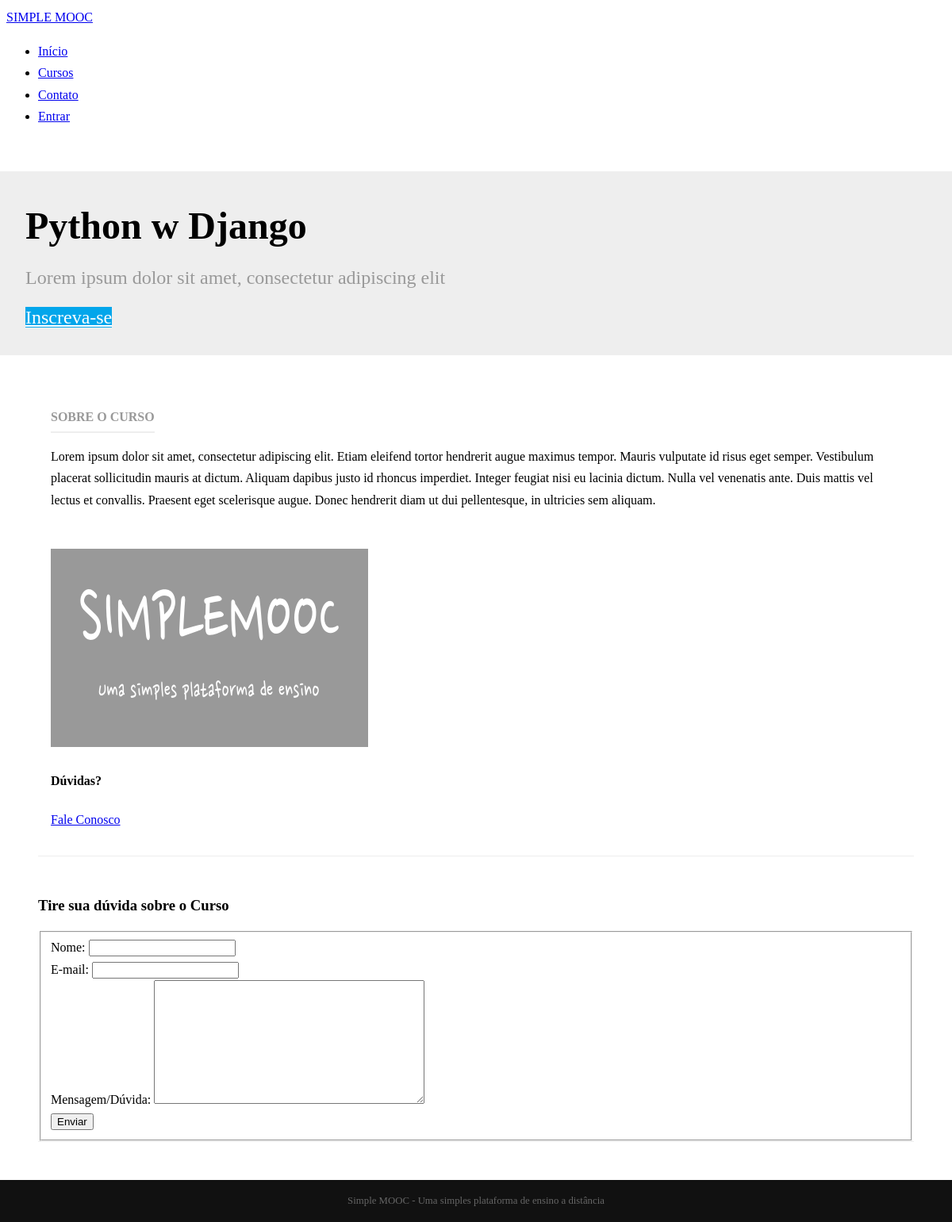
Page /cursos/python-w-django/ on the committed database.
### simplemooc/courses/models.py (models this page shows, shortened)
class Course(models.Model):
	name = models.CharField('Nome', max_length=100)
	slug = models.SlugField('Atalho')
	description = models.TextField('Descrição Simples', blank=True)
	about = models.TextField('Sobre o Curso', blank=True)
	start_date = models.DateField(
		'Data de Início', null=True, blank=True
	)
	image = models.ImageField(
		upload_to='courses/images', verbose_name='Imagem',
		blank=True, null=True
	)
	created_at = models.DateTimeField(
		'Criado em', auto_now_add=True
	)
	updated_at = models.DateTimeField(
		'Atualizado em', auto_now=True
	)
	objects = CourseManager()
	def __str__(self):
		return self.name
	class Meta:
		verbose_name = 'Curso'
		verbose_name_plural = 'Cursos'
		ordering = ['name']

### simplemooc/courses/views.py (the view)
# urls.py: url(r'^(?P<slug>[\w_-]+)/$', 'details', name='details'),
def details(request, slug):
	course = get_object_or_404(Course, slug=slug)
	context = {}
	if request.method == 'POST':
		form = ContactCourse(request.POST)
		if form.is_valid():
			context['is_valid'] = True
			form = ContactCourse()
	else:
		form = ContactCourse()
	context['form'] = form
	context['course'] = course
	template_name = 'courses/details.html'
	return render(request, template_name, context)

### simplemooc/courses/forms.py (shortened to what this page needs)
class ContactCourse(forms.Form):
	name = forms.CharField(label='Nome', max_length=100)
	email = forms.EmailField(label='E-mail')
	message = forms.CharField(
		label='Mensagem/Dúvida', widget=forms.Textarea
	)

### simplemooc/courses/templates/courses/details.html (shortened to what this page needs)
{% extends "base.html" %}
{% load static %}
{% block content %}
<div class="splash">
    <div class="pure-g-r">
        <div class="pure-u-1">
            <div class="l-box splash-text">
                <h1 class="splash-head">
                    {{ course }}
                </h1>
                <h2 class="splash-subhead">
                    {{ course.description }}
                </h2>
                <p>
                    <a href="#" class="pure-button primary-button">Inscreva-se</a>
                </p>
            </div>
        </div>
    </div>
</div>
<div class="pure-g-r content-ribbon">
    <div class="pure-u-2-3">
        <div class="l-box">
            <h4 class="content-subhead">Sobre o Curso</h4>
            {{ course.about|linebreaks }}
        </div>
    </div>
    <div class="pure-u-1-3">
        <div class="l-box">
            {% if course.image %}
            <img src="{{ course.image.url }}" alt="" />
            {% else %}
            <img src="{% static 'img/course-image.png' %}" alt="" />
            {% endif %}
            <h4>Dúvidas?</h4>
            <p>
                <a href="#contato" title="" class="pure-button">Fale Conosco</a>
            </p>
        </div>
    </div>
</div>
<div class="pure-g-r content-ribbon" id="contato">
    <div class="pure-u-1">
        <h3>Tire sua dúvida sobre o Curso</h3>
        <form action="#contato" class="pure-form pure-form-aligned" method="post">
            <fieldset>
                {% for field in form %}
                <div class="pure-control-group">
                    {{ field.label_tag }}
                    {{ field }}
                </div>
                {% endfor %}
                <div class="pure-controls">
                    <button type="submit" class="pure-button pure-button-primary">Enviar</button>
                </div>
            </fieldset>
        </form>
    </div>
</div>
{% endblock %}

### simplemooc/core/static/css/styles.css (style rules this page uses)
* { -webkit-box-sizing: border-box; -moz-box-sizing: border-box; box-sizing: border-box; }
body { margin: 0 auto; line-height: 1.7em; }
.l-box { padding: 1em; }
body .primary-button { background: #02a6eb; color: #fff; }
.splash { margin: 0 auto; padding: 1.5em 1em 0; background: #eee; }
.splash .splash-head { font-size: 300%; margin: 0em 0; line-height: 1.2em; }
.splash .splash-subhead { color: #999; font-weight: 300; line-height: 1.4em; }
.splash .primary-button { font-size: 150%; }
.content .content-subhead { color: #999; padding-bottom: 0.3em; text-transform: uppercase; margin: 0; border-bottom: 2px solid #eee; display: inline-block; }
.content .content-ribbon { margin: 3em; border-bottom: 1px solid #eee; }

### rows in the picture
Course: name "Python w Django", description "Lorem ipsum dolor sit amet, consectetur adipiscing elit", about "Lorem ipsum dolor sit amet, consectetur adipiscing elit. Etiam eleifend tortor hendrerit augue maximus tempor. Mauris vulputate id risus eget semper. Vestibulum placerat sollicitudin mauris at dictum. Aliquam dapibus justo id rhoncus imperdiet. Integer feugiat nisi eu lacinia dictum. Nulla vel venenatis ante. Duis mattis vel lectus et convallis. Praesent eget scelerisque augue. Donec hendrerit diam ut dui pellentesque, in ultricies sem aliquam."

### other values in the picture
{{ field.label_tag }} "Nome:" "E-mail:" "Mensagem/Dúvida:"
